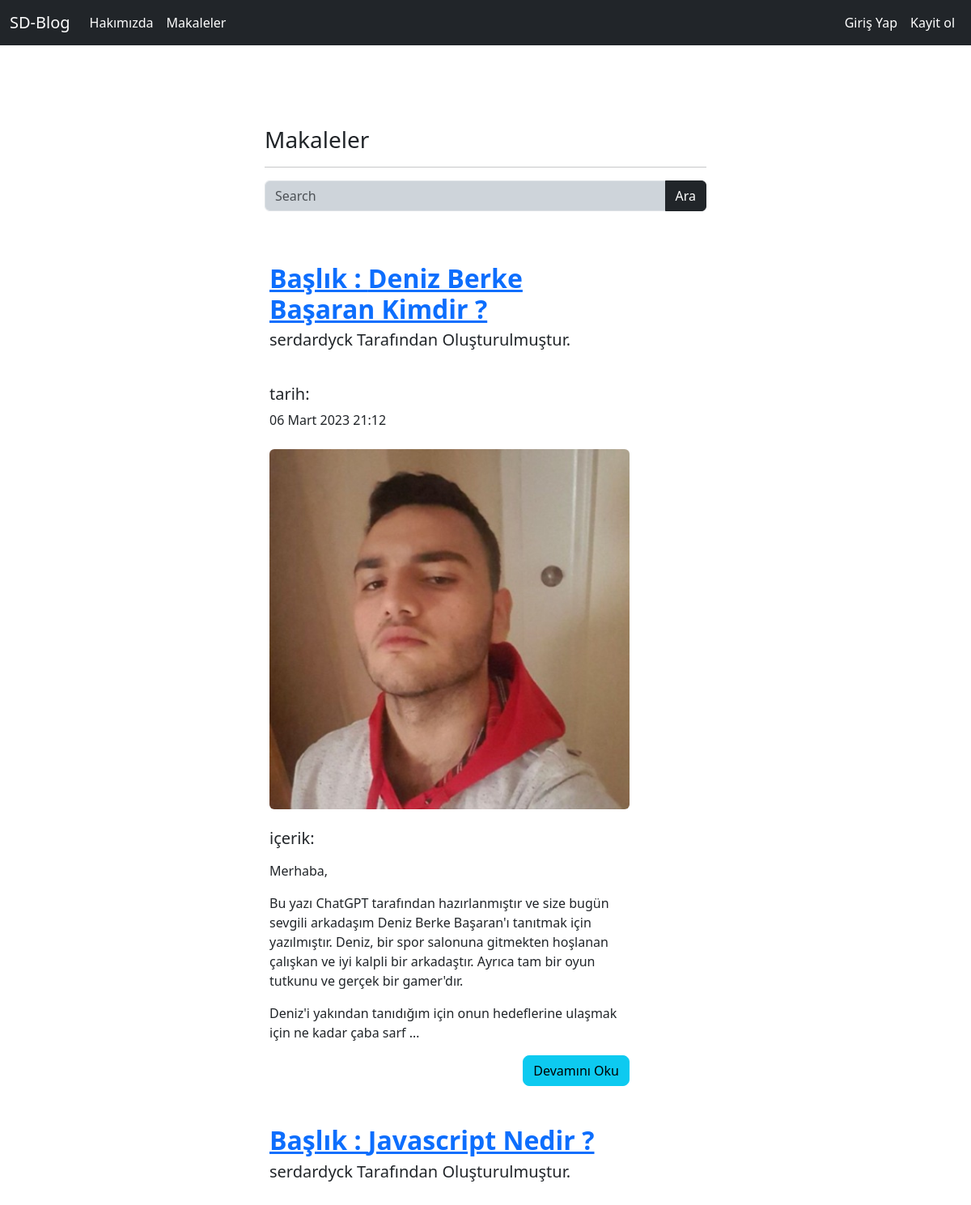
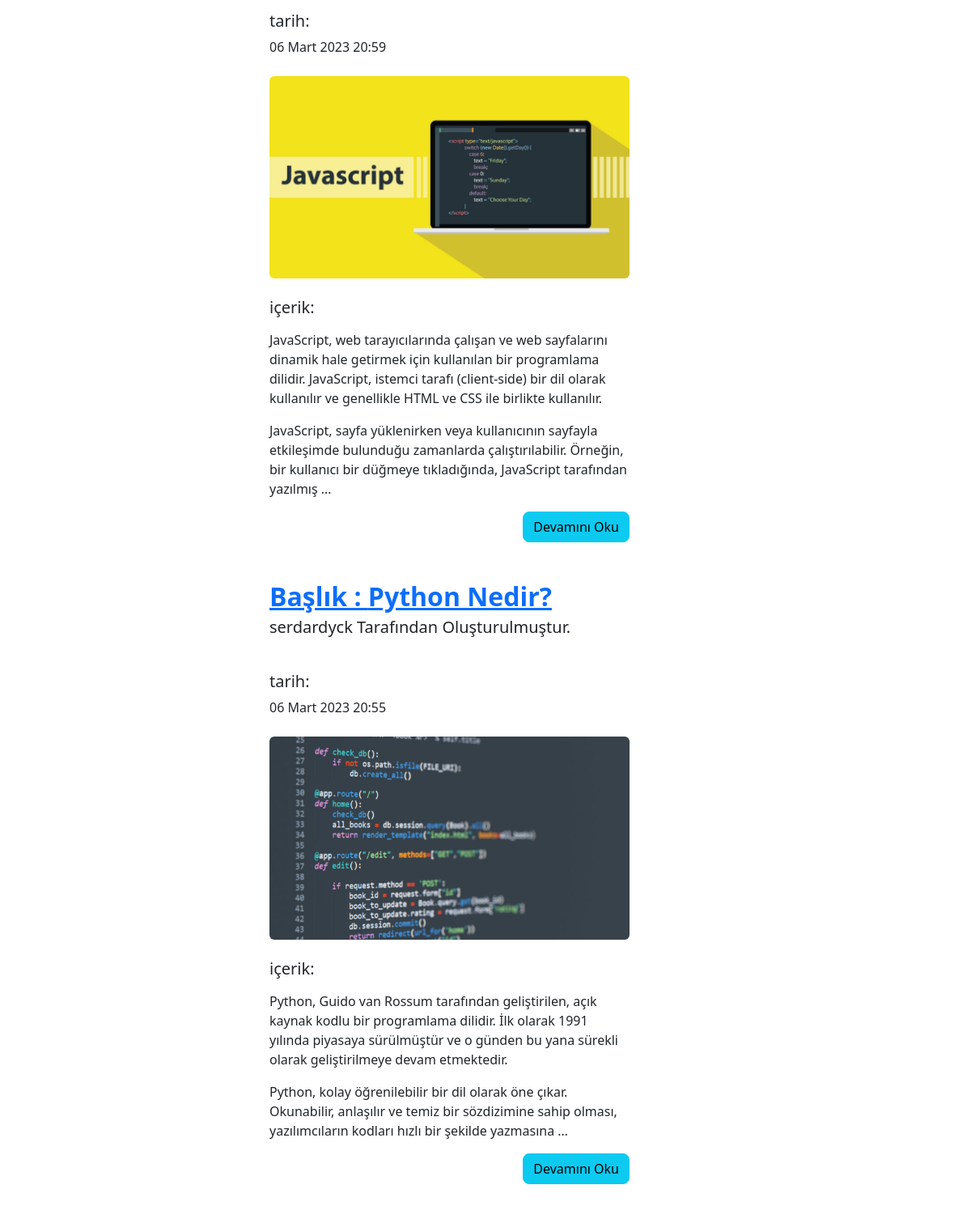
The app's page /articles/ with its own data (2 pictures, top to bottom).
### article/models.py (models this page shows, shortened)
class Article(models.Model):
    author = models.ForeignKey("auth.User", on_delete= models.CASCADE,verbose_name= "Yazar")
    title = models.CharField(max_length=50 ,verbose_name= "başlik")
    content = RichTextField()
    created_date = models.DateTimeField(auto_now_add=True ,verbose_name="Oluşturulma Tarihi")
    articleİmage = models.ImageField(blank= True, null=True,verbose_name="Makaleye Fotograf ekleyin")
    class Meta:
        ordering = ["-created_date"]

### article/views.py (the view)
# urls.py: path('',views.articles, name = "articles"),
def articles(request):
    keyword = request.GET.get("keyword")
    if keyword:
        articles = Article.objects.filter(title__contains = keyword)
        return render(request,"articles.html",
                      {"articles": articles})
    articles = Article.objects.all()
    context = {
        "articles" : articles
    }
    return render(request,"articles.html",context)

### templates/articles.html (shortened to what this page needs)
{% extends 'layout.html' %}
{% block body %}
    <div class="row">
        <div class="col-md-6 offset-md-3">
            <h3>Makaleler</h3>
            <hr>
        </div>
    </div>
    <form>
        <div class="row">
            <div class="col-md-6 offset-md-3">
                <div class="input-group pb-3">
                    <input type="search" name="keyword" class="form-control bg-dark-subtle" placeholder="Search" aria-label="Search" aria-describedby="search-addon" />
                    <button type="button" class="btn btn-dark">Ara</button>
                </div>
            </div>
        </div>
    </form>
    {% if articles %}
        {% for article in articles %}
        <div class="">
            <div class="container mt-5">
                <div class="row">
                    <div class="col-md-6 offset-md-3 ">
                       <div class="col-lg-10">
                           <article>
                               <header class="mb-4">
                                   <a href="{% url 'article:detail' article.id %}"><h2 class="fw-bolder mb-1 ">Başlık : {{article.title}}</h2></a>
                                   <p class="lead">
                                     {{article.author.username}} Tarafından Oluşturulmuştur.
                                   </p><br>
                                   <h5>tarih: </h5>
                                   <p>{{article.created_date}}</p>
                               </header>
                                {% if article.articleİmage %}
                                <a href="{% url 'article:detail' article.id %}"><figure class="mb-4"><img class="img-fluid rounded" src="{{article.articleİmage.url}}" alt="resim" /></figure></a>
                                {% endif %}
                                <h5>içerik: </h5>
                               <p class="lead">
                                       {{article.content|safe|truncatewords:50}}
                               </p>
                               <a style = "float: right;"href="{% url 'article:detail' article.id %}" class="btn btn-info rounded-3">Devamını Oku</a>
                           </div>
                       </div>
            </div> </div>
        </div>
        {% endfor %}
    {% endif %}
{% endblock %}

### templates/layout.html (shortened to what this page needs)
<!DOCTYPE html>
{% load static %}
<html lang="en">
<head>
    <link rel="stylesheet" href="{% static 'css/bootstrap.min.css' %}">
</head>
<body>
        {% include 'includes/navbar.html' %}
        <div style="margin-top: 100px; margin-bottom: 100px;" class="container">
                {% block body %}
                {% endblock %}
        </div>
</body>
</html>

### templates/includes/navbar.html (shortened to what this page needs)
<!DOCTYPE html>
<html lang="en">
<head>
</head>
<body>
      <nav class="navbar navbar-expand-lg navbar-light bg-dark">
        <div class="container-fluid">
          <a class="navbar-brand text-white" href="{% url 'index' %}">SD-Blog</a>
          <div class="collapse navbar-collapse d-flex justify-content-start" id="navbarCollapse">
            <ul class="navbar-nav">
              <li class="nav-item active">
                <a class="nav-link text-white" href="{% url 'about' %}">Hakımızda</a>
              </li>
              <li class="nav-item active">
                  <a class="nav-link text-white" href="{% url 'article:articles' %}">Makaleler</a>
              </li>
            </ul>
          </div>
          <div class="collapse navbar-collapse " id="navbarNav">
            <ul class="navbar-nav ms-auto">
              {% if request.user.is_authenticated %}
              <li class="nav-item active">
                <a class="nav-link text-white" href="{% url 'article:dashboard' %}">Kontrol Paneli</a>
              </li>
              <li class="nav-item active">
                <a class="nav-link text-white" href="{% url 'user:logout' %}">Cikiş Yap</a>
              </li>
              {% else %}
              <li class="nav-item active">
                <a class="nav-link text-white" href="{% url 'user:login' %}">Giriş Yap</a>
              </li>
              <li class="nav-item active">
                <a class="nav-link text-white" href="{% url 'user:register' %}">Kayit ol</a>
              </li>
              {% endif %}
            </ul>
          </div>
        </div>
      </nav>
</body>
</html>

### records on screen
Article: title "Deniz Berke Başaran Kimdir ?", author.username "serdardyck", created_date "06 Mart 2023 21:12", articleİmage (picture), content "Merhaba, Bu yazı ChatGPT tarafından hazırlanmıştır ve size bugün sevgili arkadaşım Deniz Berke Başaran'ı tanıtmak için yazılmıştır. Deniz, bir spor salonuna gitmekten hoşlanan çalışkan ve iyi kalpli bir arkadaştır. Ayrıca tam bir oyun tutkunu ve gerçek bir gamer'dır. Deniz'i yakından tanıdığım için onun hedeflerine ulaşmak için ne kadar çaba sarf …"
Article: title "Javascript Nedir ?", author.username "serdardyck", created_date "06 Mart 2023 20:59", articleİmage (picture), content "JavaScript, web tarayıcılarında çalışan ve web sayfalarını dinamik hale getirmek için kullanılan bir programlama dilidir. JavaScript, istemci tarafı (client-side) bir dil olarak kullanılır ve genellikle HTML ve CSS ile birlikte kullanılır. JavaScript, sayfa yüklenirken veya kullanıcının sayfayla etkileşimde bulunduğu zamanlarda çalıştırılabilir. Örneğin, bir kullanıcı bir düğmeye tıkladığında, JavaScript tarafından yazılmış …"
Article: title "Python Nedir?", author.username "serdardyck", created_date "06 Mart 2023 20:55", articleİmage (picture), content "Python, Guido van Rossum tarafından geliştirilen, açık kaynak kodlu bir programlama dilidir. İlk olarak 1991 yılında piyasaya sürülmüştür ve o günden bu yana sürekli olarak geliştirilmeye devam etmektedir. Python, kolay öğrenilebilir bir dil olarak öne çıkar. Okunabilir, anlaşılır ve temiz bir sözdizimine sahip olması, yazılımcıların kodları hızlı bir şekilde yazmasına …"
